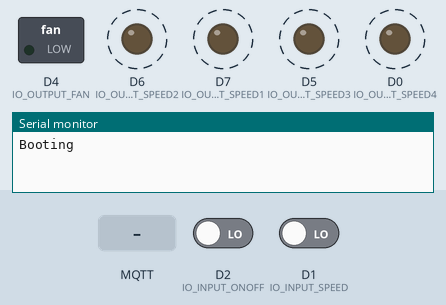
Simulated run of this sketch. Board: ESP8266 (NodeMCU). Parts: switched loads named in the sketch (green lamp = pin HIGH), output pins drawn as LEDs (lit = HIGH), the last lines printed to the serial monitor. Dashed ring = blinking. The inputs (shaded band) are chosen by the test bench; at power-on: D2 (IO_INPUT_ONOFF) LOW, D1 (IO_INPUT_SPEED) LOW. WiFi joins after 1.5 s; servers stay silent unless stated; random numbers use the default seed unless the sketch sets one; no MQTT or app messages arrive unless stated.

Above: at 1.2 s.
1.3 s: MQTT message "ON" arrives on the first subscribed topic
At 2.4 s:
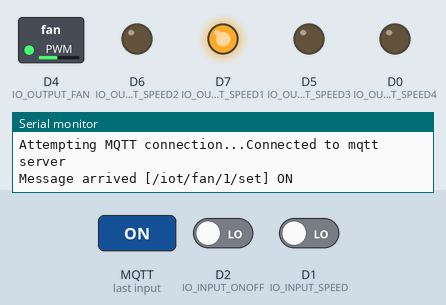
3.1 s: MQTT message "ON" arrives on the second subscribed topic
At 3.9 s:
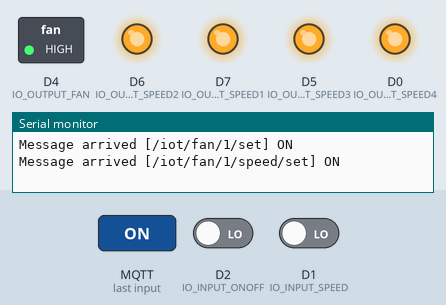
4.6 s: MQTT message "HIGH" arrives on the second subscribed topic
At 5.0 s:
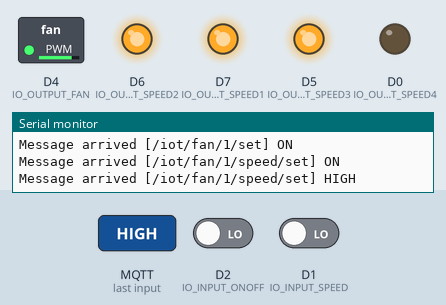
6.1 s: MQTT message "MEDIUM" arrives on the second subscribed topic
At 7.3 s:
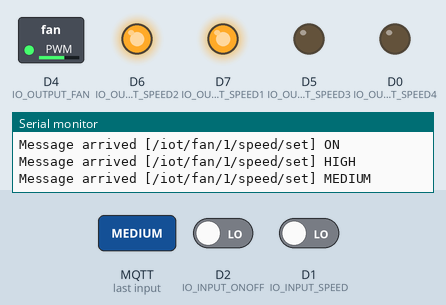
7.6 s: D2 (IO_INPUT_ONOFF) driven HIGH
At 8.4 s:
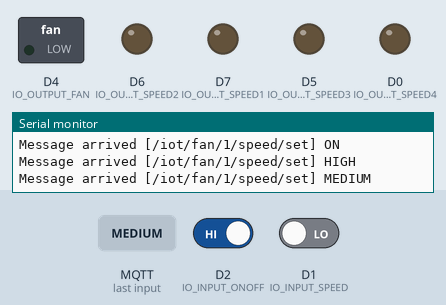
Timing chart, 0 to 10.1 s (numbered marks = the images above; inputs shaded):
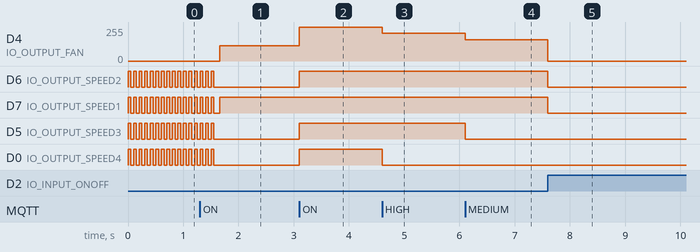

The sketch:

EspFan.ino
```cpp
#include <ESP8266WiFi.h>
#include <ESP8266mDNS.h>
#include <WiFiUdp.h>
#include <ArduinoOTA.h>
#include <PubSubClient.h>

const int IO_INPUT_SPEED   = D1;
const int IO_INPUT_ONOFF   = D2;
const int IO_OUTPUT_SPEED1 = D7;
const int IO_OUTPUT_SPEED2 = D6;
const int IO_OUTPUT_SPEED3 = D5;
const int IO_OUTPUT_SPEED4 = D0;
const int IO_OUTPUT_FAN    = D4;

#ifndef STASSID
#define STASSID "------------"
#define STAPSK  "------------"
#endif

const char* ssid = STASSID;
const char* password = STAPSK;
const char* mqtt_server = "------------";
const char* mqtt_user = "------------";
const char* mqtt_pass = "------------";

const char* mqtt_state             = "/iot/fan/1/state";
const char* mqtt_command           = "/iot/fan/1/set";
const char* mqtt_speed_state       = "/iot/fan/1/speed/state";
const char* mqtt_speed_command     = "/iot/fan/1/speed/set";
const char* mqtt_speed_state_raw   = "/iot/fan/1/speed/state_raw";
//const char* mqtt_speed_command_raw = "/iot/fan/1/speed/set_raw";

int  fanSpeed = 0;
bool isFanRunning = false;

WiFiClient espClient;
PubSubClient client(espClient);

void writePercentageToLeds(int percentage, bool forceDisplay) {
  digitalWrite(IO_OUTPUT_SPEED1, percentage >  0   && (isFanRunning || forceDisplay));
  digitalWrite(IO_OUTPUT_SPEED2, percentage >= 50  && (isFanRunning || forceDisplay));
  digitalWrite(IO_OUTPUT_SPEED3, percentage >= 75  && (isFanRunning || forceDisplay));
  digitalWrite(IO_OUTPUT_SPEED4, percentage == 100 && (isFanRunning || forceDisplay));
}

void setFanSpeed(int speed) {
  if(speed == 0) {
    digitalWrite(IO_OUTPUT_FAN,LOW);
  } else {
    analogWriteFreq(15);
    analogWrite(IO_OUTPUT_FAN, map(speed,0,100,275,1023));
  }
}

void sendToMqtt() {
  if(!client.connected()) { return;}
  if(isFanRunning) {
    client.publish(mqtt_state, "ON");
  } else {
    client.publish(mqtt_state, "OFF");
  }
  if(fanSpeed == 100) {
    //client.publish(mqtt_speed_state, "ON"); //Homeassistant don't suport 4 states
    client.publish(mqtt_speed_state, "HIGH");
  } else if(fanSpeed >= 75) {
    client.publish(mqtt_speed_state, "HIGH");
  } else if(fanSpeed >= 50) {
    client.publish(mqtt_speed_state, "MEDIUM");
  } else if(fanSpeed > 0) {
    client.publish(mqtt_speed_state, "LOW");
  } else {
    client.publish(mqtt_speed_state, "OFF");
  }

  client.publish(mqtt_speed_state_raw, String(fanSpeed).c_str());
}


void mqtt_callback(char* topic, byte* payload, unsigned int length) {
  Serial.print("Message arrived [");
  Serial.print(topic);
  Serial.print("] ");
  for (int i = 0; i < length; i++) {
    Serial.print((char)payload[i]);
  }
  Serial.println();

  if (strcmp(topic,mqtt_command)==0) {
    if (String((char*)payload).startsWith("ON"))  { fanSpeed=25;  isFanRunning = true;  }
    if (String((char*)payload).startsWith("OFF")) { fanSpeed=0;   isFanRunning = false; }
  }
  else if (strcmp(topic,mqtt_speed_command)==0){
    if (String((char*)payload).startsWith("ON"))     { fanSpeed=100; isFanRunning = true;  }
    if (String((char*)payload).startsWith("HIGH"))   { fanSpeed=75;  isFanRunning = true;  }
    if (String((char*)payload).startsWith("MEDIUM")) { fanSpeed=50;  isFanRunning = true;  }
    if (String((char*)payload).startsWith("LOW"))    { fanSpeed=25;  isFanRunning = true;  }
    if (String((char*)payload).startsWith("OFF"))    { fanSpeed=0;   isFanRunning = false; }
  }

  /*if (strcmp(topic,mqtt_speed_command_raw)==0)

  }*/
  setFanSpeed(fanSpeed);
  sendToMqtt();
}

void mqtt_reconnect() {
  while (!client.connected()) {
    writePercentageToLeds(100,true);
    delay(50);
    writePercentageToLeds(0,true);
    delay(50);

    Serial.print("Attempting MQTT connection...");
    String clientId = "EspFan-01-";
    clientId += String(random(0xffff), HEX);
    if (client.connect(clientId.c_str(),mqtt_user,mqtt_pass)) {
      Serial.println("Connected to mqtt server");
      client.subscribe(mqtt_command);
      client.subscribe(mqtt_speed_command);
      sendToMqtt();
    } else {
      Serial.print("failed, rc=");
      Serial.print(client.state());
      Serial.println(" try again in 5 seconds");
      delay(1000);
    }
  }
}


void setup() {
  // initialize digital pin LED_BUILTIN as an output.
  pinMode(IO_INPUT_SPEED  , INPUT);
  pinMode(IO_INPUT_ONOFF  , INPUT);
  pinMode(IO_OUTPUT_SPEED1, OUTPUT);
  pinMode(IO_OUTPUT_SPEED2, OUTPUT);
  pinMode(IO_OUTPUT_SPEED3, OUTPUT);
  pinMode(IO_OUTPUT_SPEED4, OUTPUT);
  pinMode(IO_OUTPUT_FAN   , OUTPUT);
  digitalWrite(IO_OUTPUT_SPEED1, LOW);
  digitalWrite(IO_OUTPUT_SPEED2, LOW);
  digitalWrite(IO_OUTPUT_SPEED3, LOW);
  digitalWrite(IO_OUTPUT_SPEED4, LOW);
  digitalWrite(IO_OUTPUT_FAN   , LOW);
  pinMode(D1, INPUT);


  Serial.begin(115200);
  Serial.println("Booting");

  WiFi.mode(WIFI_STA);
  WiFi.begin(ssid, password);

  ArduinoOTA.setHostname("EspFan-01");
  ArduinoOTA.onStart([]() {
    Serial.println("Start update");
    writePercentageToLeds(0,true);
  });
  ArduinoOTA.onEnd([]() {
    for(int i=0; i<10; i++) {
      writePercentageToLeds(100,true);
      delay(50);
      writePercentageToLeds(0,true);
      delay(50);
    }
  });
  ArduinoOTA.onProgress([](unsigned int progress, unsigned int total) {
    writePercentageToLeds((progress / (total / 100)),true);
    Serial.printf("Progress: %u%%\r", (progress / (total / 100)));
  });
  ArduinoOTA.onError([](ota_error_t error) {
    Serial.printf("Error[%u]: ", error);
    if (error == OTA_AUTH_ERROR) {
      Serial.println("Auth Failed");
    } else if (error == OTA_BEGIN_ERROR) {
      Serial.println("Begin Failed");
    } else if (error == OTA_CONNECT_ERROR) {
      Serial.println("Connect Failed");
    } else if (error == OTA_RECEIVE_ERROR) {
      Serial.println("Receive Failed");
    } else if (error == OTA_END_ERROR) {
      Serial.println("End Failed");
    }
  });
  ArduinoOTA.begin();

  writePercentageToLeds(0,true);


  client.setServer(mqtt_server, 1883);
  client.setCallback(mqtt_callback);
}


void loop() {

  if (WiFi.status() != WL_CONNECTED) { // Wait for the Wi-Fi to connect
    writePercentageToLeds(100,true);
    delay(50);
    writePercentageToLeds(0,true);
    delay(50);
  } else {
    ArduinoOTA.handle();
    if (!client.connected()) {
      mqtt_reconnect();
    }
    client.loop();
    writePercentageToLeds(fanSpeed,false);
  }

  if(digitalRead(IO_INPUT_SPEED) && isFanRunning) {
    fanSpeed += 25;
    if(fanSpeed >100) { fanSpeed = 25; }
    setFanSpeed(fanSpeed);
    writePercentageToLeds(fanSpeed,false);
    sendToMqtt();
    while(digitalRead(IO_INPUT_SPEED)) {}
    delay(10);
  }
  if(digitalRead(IO_INPUT_ONOFF)) {
    isFanRunning = !isFanRunning;
    fanSpeed = isFanRunning ? 25 :0;
    setFanSpeed(fanSpeed);
    writePercentageToLeds(fanSpeed,false);
    sendToMqtt();
    while(digitalRead(IO_INPUT_ONOFF)) {}
    delay(10);
  }
}
```

Measured:
- after the input at 1.3 s, D4 (IO_OUTPUT_FAN): 0/255 → 115/255 after 0.36 s
- after the input at 3.1 s, D4 (IO_OUTPUT_FAN): 115/255 → 255/255 at once; D6 (IO_OUTPUT_SPEED2), D5 (IO_OUTPUT_SPEED3), D0 (IO_OUTPUT_SPEED4): LOW → HIGH at once
- after the input at 4.6 s, D4 (IO_OUTPUT_FAN): 255/255 → 208/255 at once; D0 (IO_OUTPUT_SPEED4): HIGH → LOW at once
- after the input at 6.1 s, D4 (IO_OUTPUT_FAN): 208/255 → 161/255 at once; D5 (IO_OUTPUT_SPEED3): HIGH → LOW at once
- after the input at 7.6 s, D4 (IO_OUTPUT_FAN): 161/255 → 0/255 at once; D6 (IO_OUTPUT_SPEED2), D7 (IO_OUTPUT_SPEED1): HIGH → LOW at once
- by itself, D7 (IO_OUTPUT_SPEED1): alternates HIGH for 0.05 s and LOW for 0.05 s, 7 changes in all, then stays HIGH
- by itself, D6 (IO_OUTPUT_SPEED2), D5 (IO_OUTPUT_SPEED3), D0 (IO_OUTPUT_SPEED4): alternates HIGH for 0.05 s and LOW for 0.05 s, 6 changes in all, then stays LOW
